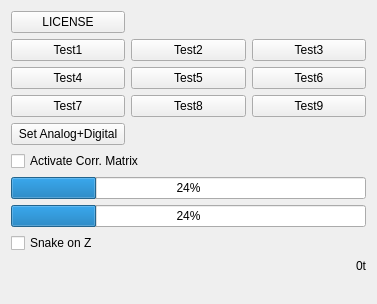
       <widget class="QWidget" name="scrollAreaWidgetContents_6">
        <property name="geometry">
         <rect>
          <x>0</x>
          <y>0</y>
          <width>377</width>
          <height>304</height>
         </rect>
        </property>
        <layout class="QGridLayout" name="gridLayout_67">
         <item row="1" column="0">
          <widget class="QCheckBox" name="checkBox_correlationMatrix">
           <property name="text">
            <string>Activate Corr. Matrix</string>
           </property>
          </widget>
         </item>
         <item row="6" column="0">
          <spacer name="verticalSpacer_16">
           <property name="orientation">
            <enum>Qt::Orientation::Vertical</enum>
           </property>
           <property name="sizeHint" stdset="0">
            <size>
             <width>20</width>
             <height>40</height>
            </size>
           </property>
          </spacer>
         </item>
         <item row="3" column="0">
          <widget class="QProgressBar" name="progressBar_3">
           <property name="value">
            <number>24</number>
           </property>
          </widget>
         </item>
         <item row="5" column="0">
          <widget class="QLabel" name="label_dummy">
           <property name="text">
            <string>0t</string>
           </property>
           <property name="alignment">
            <set>Qt::AlignmentFlag::AlignRight|Qt::AlignmentFlag::AlignTrailing|Qt::AlignmentFlag::AlignVCenter</set>
           </property>
          </widget>
         </item>
         <item row="0" column="0">
          <layout class="QGridLayout" name="gridLayout_23">
           <item row="2" column="2">
            <widget class="QPushButton" name="pushButton_8">
             <property name="text">
              <string>Test6</string>
             </property>
            </widget>
           </item>
           <item row="1" column="0">
            <widget class="QPushButton" name="pushButton">
             <property name="text">
              <string>Test1</string>
             </property>
            </widget>
           </item>
           <item row="2" column="0">
            <widget class="QPushButton" name="pushButton_6">
             <property name="text">
              <string>Test4</string>
             </property>
            </widget>
           </item>
           <item row="1" column="1">
            <widget class="QPushButton" name="pushButton_2">
             <property name="text">
              <string>Test2</string>
             </property>
            </widget>
           </item>
           <item row="3" column="2">
            <widget class="QPushButton" name="pushButton_11">
             <property name="text">
              <string>Test9</string>
             </property>
            </widget>
           </item>
           <item row="1" column="2">
            <widget class="QPushButton" name="pushButton_3">
             <property name="text">
              <string>Test3</string>
             </property>
            </widget>
           </item>
           <item row="3" column="1">
            <widget class="QPushButton" name="pushButton_10">
             <property name="text">
              <string>Test8</string>
             </property>
            </widget>
           </item>
           <item row="3" column="0">
            <widget class="QPushButton" name="pushButton_9">
             <property name="text">
              <string>Test7</string>
             </property>
            </widget>
           </item>
           <item row="2" column="1">
            <widget class="QPushButton" name="pushButton_7">
             <property name="text">
              <string>Test5</string>
             </property>
            </widget>
           </item>
           <item row="0" column="0">
            <widget class="QPushButton" name="pushButton_about">
             <property name="text">
              <string>LICENSE</string>
             </property>
            </widget>
           </item>
           <item row="4" column="0">
            <widget class="QPushButton" name="pushButton_19">
             <property name="text">
              <string>Set Analog+Digital</string>
             </property>
            </widget>
           </item>
          </layout>
         </item>
         <item row="2" column="0">
          <widget class="QProgressBar" name="progressBar_2">
           <property name="value">
            <number>24</number>
           </property>
          </widget>
         </item>
         <item row="4" column="0">
          <widget class="QCheckBox" name="checkBox_snake_z">
           <property name="text">
            <string>Snake on Z</string>
           </property>
          </widget>
         </item>
        </layout>
       </widget>
